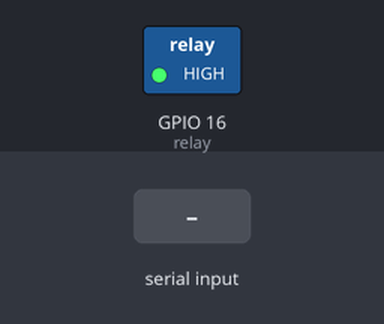
Simulated run of this program. Board: ESP32 board running MicroPython. Parts: switched loads named in the program (green lamp = pin HIGH). The test bench sets the inputs (shaded band). What the program prints to the serial console is not drawn. At 5.8 s the program stops and its outputs stay as they are.

Above: at 1.2 s.
1.3 s: "off" typed at the serial console, then Enter
At 2.4 s:
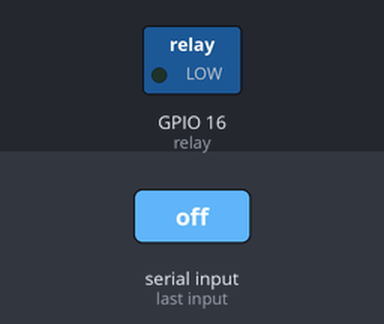
2.8 s: "on" typed at the serial console, then Enter
At 3.5 s:
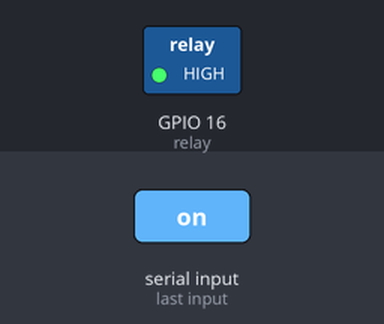
5.8 s: "exit" typed at the serial console, then Enter
At 7.0 s:
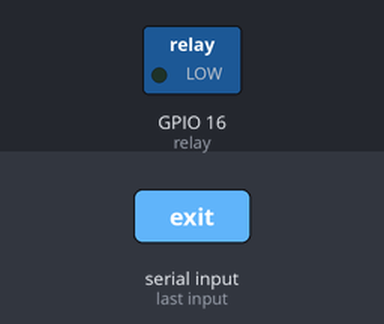
Timing chart, 0 to 7.3 s (numbered marks = the images above; inputs shaded):
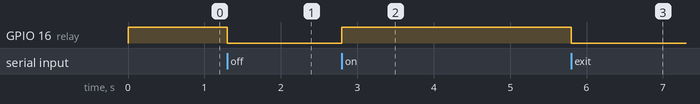

The program:

Rele_test1.py.py
```python
# main.py — Control de relé “active-LOW” en LilyGO T3S3 (ESP32-S3)
# Pin de control: GPIO38

from machine import Pin

# Configuración del pin de relé
RELAY_PIN = 16
# Asumimos relé active-LOW: 0 = cerrado (ON), 1 = abierto (OFF)
relay = Pin(RELAY_PIN, Pin.OUT, value=1)

def encender():
    relay.value(1)
    print("🔌 Relé CERRADO → regleta ENCENDIDA")

def apagar():
    relay.value(0)
    print("❌ Relé ABIERTO → regleta APAGADA")

def cleanup():
    # Asegura estado OFF y libera el pin
    apagar()
    try:
        relay.init(Pin.IN)
    except Exception:
        pass
    print("🧹 Pin limpiado y reconfigurado como entrada")

def repl():
    print(f"⚙️  Control de relé iniciado en GPIO{RELAY_PIN}")
    print("Comandos: 'on' → encender, 'off' → apagar, 'exit' → salir")
    while True:
        try:
            cmd = input("comando> ").strip().lower()
        except (EOFError, KeyboardInterrupt):
            print("\n⏸️  Interrupción recibida. Saliendo…")
            break

        if cmd == "on":
            encender()
        elif cmd == "off":
            apagar()
        elif cmd == "exit":
            relay.value(1)
            print("🚪 Saliendo del programa.")
            break
        else:
            print("❗ Comando no válido. Usa 'on', 'off' o 'exit'.")

    cleanup()

# Arranca el bucle de comandos
repl()
```

Measured:
- after the input at 1.3 s, GPIO 16 (relay): HIGH → LOW at once
- after the input at 2.8 s, GPIO 16 (relay): LOW → HIGH at once
- after the input at 5.8 s, GPIO 16 (relay): HIGH → LOW at once
